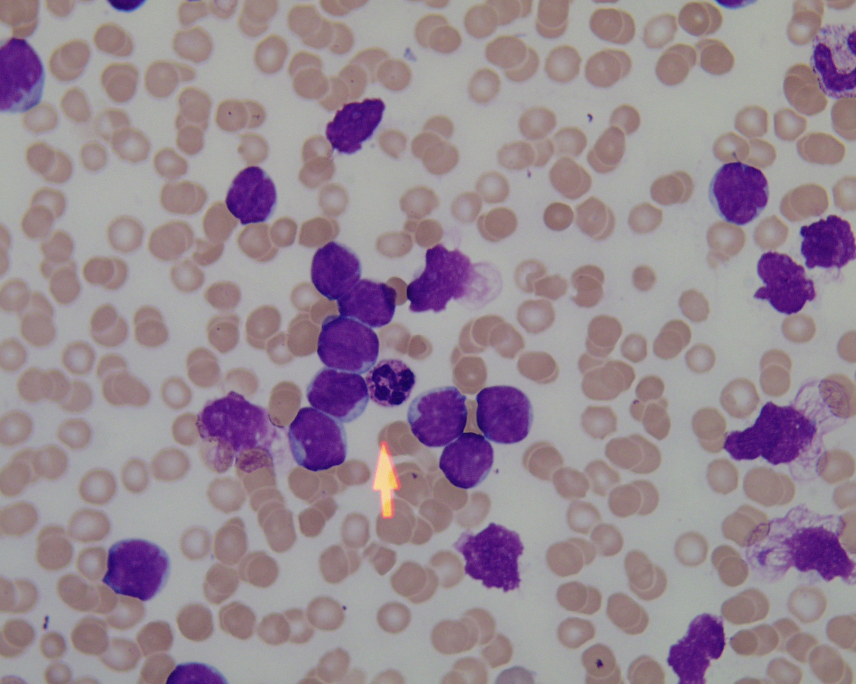
%> input picture Im019_1.jpg, 1712 x 1368 px (shown at 1/2 size)
$ octave --eval "result = ABC_MGF;"   (GNU Octave 9; MATLAB toolbox functions it lacks are replaced by stand-ins)
%> lines starting %> are read from the running program, lines starting %| are printed output that depends on the picture; in (x1, y1, x2, y2) boxes, pixels count from 0 and x2, y2 are one past the last pixel; in counts of white or black regions, pixels touching at a corner belong together; the program's own positions count from 1; long printed decimals are rounded
### HellingerDistance.m
%% It calculates Hellinger distance, based on: Distance, by Herve Abdi %%%%
%%%   Valentin Osuna-Enciso, CIC-IPN, Abril, 2012 %%%%%%%%%%%%%%%%%%%%%%%%%
function d=HellingerDistance(A,B)
rA=sqrt(A);
rB=sqrt(B);
d=(rA-rB).^2;
d=sum(d);
d=sqrt(d);

### calculateFitness.m
function fFitness=calculateFitness(F_x_)
fFitness=zeros(size(F_x_));
ind=find(F_x_>=0);
fFitness(ind)=1./(F_x_(ind)+1);
ind=find(F_x_<0);
fFitness(ind)=1+abs(F_x_(ind));

### ABC_MGF.m
% Artificial Bee Colony + Mixture of Gaussian Functions (ABC_MGF)  %%%%%%%%
% Valentin Osuna-Enciso, CIC-IPN, Abril, 2012 %%%%%%%%%%%%%%%%%%%%%%%%%%%%%
% Paper: Segmentation of blood cell images using evolutive Methods. %%%%%%%
% En esta version, utilizo distancia Hellinger en vez de distancia %%%%%%%%
% Euclideana. Mejores resultados, mejor convergencia, no es necesario el %%
% factor de penalizacion. %%%%%%%%%%%%%%%%%%%%%%%%%%%%%%%%%%%%%%%%%%%%%%%%%
function [temp k EvaluacioneFO tiempo]=ABC_MGF
%/* ABC algorithm coded using MATLAB language */
%/* Artificial Bee Colony (ABC) is one of the most recently defined algorit
%hms by Dervis Karaboga in 2005, motivated by the intelligent behavior of
%honey bees. Referance Papers:
%1)D. Karaboga,AN IDEA BASED ON HONEY BEE SWARM FOR NUMERICAL OPTIMIZATION,
%TECHNICAL REPORT-TR06, Erciyes University, Engineering Faculty, Computer
%Engineering Department 2005. 2)D. Karaboga, B. Basturk, A powerful and
%Efficient Algorithm for Numerical Function Optimization: Artificial Bee
%Colony (ABC) Algorithm, Journal of Global Optimization, Volume:39,Issue:3,
%pp:459-171, November 2007,ISSN:0925-5001 , doi: 10.1007/s10898-007-9149-x
%3)D. Karaboga, B. Basturk, On The Performance Of Artificial Bee Colony
%(ABC) Algorithm, Applied Soft Computing,Volume 8, Issue 1, January 2008,
%Pages 687-697. 4)D. Karaboga, B. Akay, A Comparative Study of Artificial
%Bee Colony Algorithm,  Applied Mathematics and Computation, 214, 108-132,
%2009.
%Copyright,2009,ErciyesUniversity,IntelligentSystemsResearchGroup,TheDept.
%of Computer Engineering. Contact:Dervis Karaboga (karaboga@erciyes.edu.tr)
%Bahriye Basturk Akay (bahriye@erciyes.edu.tr)
clear all
DB=imread('Im019_1.jpg');
%> DB is the input picture: size 1368x1712x3 uint8; mean R, G, B 151, 136.4, 147
numClases=3;    %Numero de clases que deseo obtener(a-priori)
DB=rgb2gray(DB);%Convierto a escala de grises
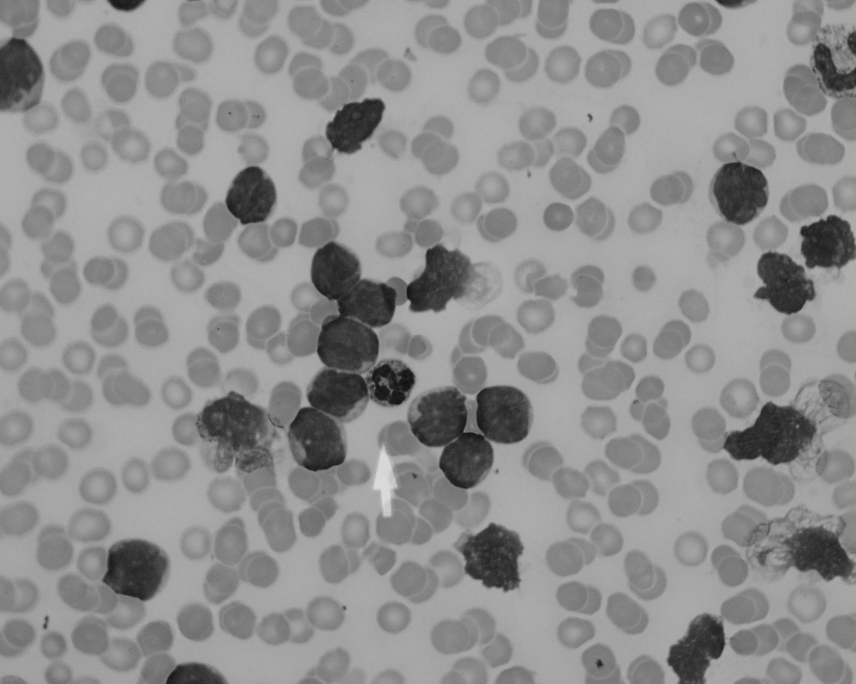
%> DB: size 1368x1712 uint8 (shown at 1/2 size); min 13, max 227, mean 142
H=imhist(DB);   %Calculo del Histograma
%> H = 256 values, max 101487 at index 169, min 0 at index 1, mean 9148.5
H=H/sum(H);     %Se normaliza Histograma experimental(suma de Hi=1)
%> H = 256 values, max 0.0433 at index 169, min 0 at index 1, mean 0.00391
Amax=max(H);    %Alturas maximas
%> Amax = 0.0433
L=size(H,1);    % Numero de niveles de gris
%> L = 256
% CONTROL PARAMETERS OF ABC ALGORITHM  %%%%%%%%%%%%%%%%%%%%%%%%%%%%%%%%%%%%
NP=90;          %The number of colony size (employed bees+onlooker bees)*/
FoodNumber=NP/2;%TheNumberOfFoodSourcesEqualsTheHalf of the colony size
%AFoodSourceWhichCouldn'tBeImprovedThrough"limit"trialsIsAbandonedByIts
limit=70; %employed bee.
Nmax=600; %/*The number of cycles for foraging {a stopping criteria}*/
%/* Problem specific variables*/
%objfun='Sphere'; %cost function to be optimized
D=numClases*3;  % Num de parametros de funciones Gaussianas(alt,med,desv)
x_high=[Amax;Amax;Amax;L-1;L-1;L-1;(L-1)/12;(L-1)/12;(L-1)/12];
%> x_high = [0.0433; 0.0433; 0.0433; 255; 255; 255; 21.25; 21.25; 21.25]
x_low=[0;0;0;1;1;1;0;0;0];x=[]; xp=0:1:255;
EvaluacioneFO=0;
for ind1=1:FoodNumber
    for ind2=1:D
        Foods(ind1,ind2)=(x_low(ind2,1)+rand()*...
           (x_high(ind2,1)-x_low(ind2,1)));
    end
    F_x_(ind1)=MGF(Foods(ind1,:)',H);
    EvaluacioneFO=EvaluacioneFO+1;
end
%> this loop made 45 passes
%> after the loop, EvaluacioneFO = 45; F_x_ = 45 values, max 1.9 at index 29, min 0.706 at index 18, mean 1.17
%Foods [FoodNumber][D]; /*Foods is the population of food sources.
%Each row of Foods matrix is a vector holding D parameters to be optimized.
%The number of rows of Foods matrix equals to the FoodNumber
%F_x_[FoodNumber];  /*f is a vector holding objective function values
%associated with food sources. Fitness[FoodNumber]; fitness is a vector
%holding fitness (quality) values associated with food sources*/
%trial[FoodNumber]; /*trial is a vector holding trial numbers through which
%solutions can not be improved. prob[FoodNumber]; /*prob is a vector
%holding probabilities of food sources (solutions) to be chosen*/
%solution [D]; /*New solution (neighbour) produced by
%v_{ij}=x_{ij}+\phi_{ij}*(x_{kj}-x_{ij}) j is a randomly chosen parameter
%and k is a randomlu chosen solution different from i.ObjValSol; Objective
%function value of new solution. FitnessSol; Fitness value of new solution
%neighbour, param2change; /*param2change corrresponds to j, neighbour
%corresponds to k in equation v_{ij}=x_{ij}+\phi_{ij}*(x_{kj}-x_{ij})*/
%GlobalMin; /*Optimum solution obtained by ABC algorithm*/
%GlobalParams[D]; /*Parameters of the optimum solution*/
%GlobalMins[runtime];GlobalMins holdsThe GlobalMin ofEach runInMultipleRuns
%GlobalMins=zeros(1,runtime);
% /*All food sources are initialized */
%/*Variables are initialized in the range [lb,ub]. If each parameter has
%different range, use arrays lb[j], ub[j] instead of lb and ub
% Range = repmat((ub-lb),[FoodNumber 1]);
% Lower = repmat(lb, [FoodNumber 1]);
% Foods = rand(FoodNumber,D) .* Range + Lower;
%F_x_=feval(objfun,Foods);
Fitness=calculateFitness(F_x_*10000);
%> in calculateFitness, `ind=find(F_x_>=0);`: ind = 45 values from 1 to 45
%> in calculateFitness, `ind=find(F_x_<0);`: ind = []
%> Fitness = 45 values, max 0.000142 at index 18, min 5.26e-05 at index 29, mean 9.03e-05
%reset trial counters
trial=zeros(1,FoodNumber);
%/*The best food source is memorized*/
BestInd=find(F_x_==min(F_x_));
%> BestInd = 18
BestInd=BestInd(end);
GlobalMin=F_x_(BestInd);
%> GlobalMin = 0.706
GlobalParams=Foods(BestInd,:);
%> GlobalParams = [0.0293 0.0366 0.0148 64.67 152.6 113.3 3.71 10.02 8.71]
k=1;
% rng('shuffle');
tic
while (k <= Nmax && GlobalMin>0.1186)
    %%%%%%%%% EMPLOYED BEE PHASE %%%%%%%%%%%%%%%%%%%%%%%%
    for ind1=1:(FoodNumber)
        %/*The parameter to be changed is determined randomly*/
        Param2Change=fix(rand*D)+1;
       %ArandomlyChosenSolutionIsUsedInProducingaMutantSolutionOfsolution i
       neighbour=fix(rand*(FoodNumber))+1;
        %/*Randomly selected solution must be different from the solution i
            while(neighbour==ind1)
                neighbour=fix(rand*(FoodNumber))+1;
            end;
       sol=Foods(ind1,:);
       %  /*v_{ij}=x_{ij}+\phi_{ij}*(x_{kj}-x_{ij}) */
       sol(Param2Change)=Foods(ind1,Param2Change)+...
           (Foods(ind1,Param2Change)-Foods(neighbour,Param2Change))*...
           (rand-0.5)*2;
       %IfGeneratedParameterValueIsOutOfBoundaries,ItIsShiftedOntoTheBounda
       ind=find(sol<x_low(:,1)');
       sol(ind)=x_low(ind,1)';
       ind=find(sol>x_high(:,1)');
       sol(ind)=x_high(ind,1)';
       %Evaluate new solution
       ObjValSol=MGF(sol',H);
       EvaluacioneFO=EvaluacioneFO+1;
       FitnessSol=calculateFitness(ObjValSol*10000);
       %GreedySelectionIsAppliedBetweenTheCurrentSolution i and its mutant
       %IfTheMutantSolutionIsBetterThanTheCurrent solution i, replace the
       %solution with the mutant and reset the trial counter of solution i
       if (FitnessSol>Fitness(ind1)) %¿>, o <? Originalmente >
          Foods(ind1,:)=sol;
          Fitness(ind1)=FitnessSol;
          F_x_(ind1)=ObjValSol;
          trial(ind1)=0;
       else
          %Ifsolution i can'tBeImproved,IncreaseTrialCounter
          trial(ind1)=trial(ind1)+1;
       end;
    end;
    % CalculateProbabilities %%%%%%%%%%%%%%%%%%%%%%%%%%%%%%%%%%%%%%%%%%%%%%
    % A food source is chosen with the probability which is proportioal to
    % its quality Different schemes can be used to calculate the
    % probability values. For example prob(i)=fitness(i)/sum(fitness) or
    % in a way used in the metod below prob(i)=a*fitness(i)/max(fitness)+b
    % probability values are calculated by using fitness values and
    % normalized by dividing maximum fitness value*/
    prob=(0.9.*Fitness./max(Fitness))+0.1;
    % ONLOOKER BEE PHASE %%%%%%%%%%%%%%%%%%%%%%%%%%%%%%%%%%%%%%%%%%%%%%%%%%
    ind1=1;
    t=0;
    while(t<FoodNumber)
        if(rand<prob(ind1))
            t=t+1;
            %/*The parameter to be changed is determined randomly*/
            Param2Change=fix(rand*D)+1;
    %ArandomlyChosenSolutionIsUsedInProducingaMutantSolutionOfTheSolution i
            neighbour=fix(rand*(FoodNumber))+1;
            %RandomlySelectedSolutionMustBeDifferentFromTheSolution i
            while(neighbour==ind1)
                neighbour=fix(rand*(FoodNumber))+1;
            end;
            sol=Foods(ind1,:);
            %  /*v_{ij}=x_{ij}+\phi_{ij}*(x_{kj}-x_{ij}) */
            sol(Param2Change)=Foods(ind1,Param2Change)+...
                (Foods(ind1,Param2Change)-Foods(neighbour,Param2Change))*...
                (rand-0.5)*2;
       %IfGeneratedParameterValueIsOutOfBoundaries,ItIsShiftedOntoTheBounda
        ind=find(sol<x_low(:,1)');
        sol(ind)=x_low(ind,1)';
        ind=find(sol>x_high(:,1)');
        sol(ind)=x_high(ind,1)';
        %Evaluate new solution
        ObjValSol=MGF(sol',H);
        EvaluacioneFO=EvaluacioneFO+1;
        FitnessSol=calculateFitness(ObjValSol*10000);
        %GreedySelectionIsAppliedBetweenTheCurrentSolution i and its mutant
        %If the mutant solution is better than the current solution i,
        %replaceTheSolutionWithTheMutantAndResetTheTrialCounterOfSolution i
            if (FitnessSol>Fitness(ind1))
                Foods(ind1,:)=sol;
                Fitness(ind1)=FitnessSol;
                F_x_(ind1)=ObjValSol;
                trial(ind1)=0;
            else
                %IfSolution ind1 can'tBeImproved,IncreaseIts trial counter
                trial(ind1)=trial(ind1)+1;
            end;
        end;
        ind1=ind1+1;
        if (ind1==(FoodNumber)+1)
            ind1=1;
        end;
    end;
    %/*The best food source is memorized*/
    ind=find(F_x_==min(F_x_));
    ind=ind(end);
    if (F_x_(ind)<GlobalMin)
         GlobalMin=F_x_(ind);
         GlobalParams=Foods(ind,:);
    end;
    %%%%%%%%%%%% SCOUT BEE PHASE %%%%%%%%%%%%%%%%%%%%%%%%%%%%%%%%%%%%%%%%%%
    %DetermineThe food sources whose trial counter exceeds the "limit"value
    %In Basic ABC, only one scout is allowed to occur in each cycle
    ind=find(trial==max(trial));
    ind=ind(end);
    if (trial(ind)>limit)
        trial(ind)=0;
        %sol=(ub-lb).*rand(1,D)+lb;
        for ind2=1:D
            sol(1,ind2)=(x_low(ind2,1)+rand()*...
           (x_high(ind2,1)-x_low(ind2,1)));
        end
        ObjValSol=MGF(sol',H);
        EvaluacioneFO=EvaluacioneFO+1;
        FitnessSol=calculateFitness(ObjValSol*10000);
        Foods(ind,:)=sol;
        Fitness(ind)=FitnessSol;
        F_x_(ind)=ObjValSol;
    end;
    %fprintf('Iter=%d F_x_=%g, Evaluaciones=%d\n',k,GlobalMin,EvaluacioneFO);
    k=k+1;
end % End of ABC
%> this loop made 89 passes
%> (GlobalMin, GlobalParams) on passes 2, 3, 4, 6, 8, 9, 13, 15, 16: (0.642, [0.0113 0.00957 0.028 80.39 46.8 161.6 0.837 2.14 16.54]), (0.638, [0.00529 0.00802 0.00537 54.49 150.1 111.6 0.578 11.71 2.16]), (0.622, [0.0113 0.00957 0.028 71.83 46.8 161.4 0.837 2.14 16.54]), (0.597, [0.0126 0.0362 0 141 155.6 140 17.31 10.88 20.48]), (0.531, [0 0.0201 0.0135 91.72 217.2 153.4 11.91 0.264 15.76]), (0.442, [0.0157 0.00392 0.0122 173.6 60.99 146.8 1.15 13.58 14.46]), (0.385, [0.0157 0.00392 0.0122 167.2 60.99 146.8 1.15 13.58 14.46]), (0.353, [0.0157 0.00392 0.0166 167.2 60.99 146.8 1.15 13.58 14.46]), (0.345, [0.0157 0.00392 0.0166 169.3 60.99 146.8 1.15 13.58 14.7])
%> GlobalMin on pass 7: 0.581
%> after the loop, EvaluacioneFO = 8055; F_x_ = 45 values, max 0.698 at index 42, min 0.117 at index 39, mean 0.348; Fitness = 45 values, max 0.000853 at index 39, min 0.000143 at index 42, mean 0.000322; GlobalMin = 0.117; GlobalParams = [0.0407 0.00294 0.0143 167.3 54.63 138 3.62 11.85 13.27]; k = 90; sol = [0.0145 0.00546 0.00841 144.3 55.18 167.6 18.52 8.99 4.01]; trial = 45 values, max 35 at index 4, min 0 at index 2, mean 5.11
fprintf('Iter=%d F_x_=%g, Evaluaciones=%d\n',k,GlobalMin,EvaluacioneFO);
%| Iter=90 F_x_=0.1172, Evaluaciones=8055
tiempo=toc;
%x_best=GlobalParams';
%GlobalMins(r)=GlobalMin;
grafica(GlobalParams',H,DB);
% [6 lines not run here, left out]
function grafica(x_best,H,DB)
    xp=0:1:255;
    valM1=round(x_best(4,1));valM2=round(x_best(5,1));valM3=round(x_best(6,1));
%> after `valM1=round(x_best(4,1))`: valM1 = 167
%> after `valM2=round(x_best(5,1))`: valM2 = 55
%> after `valM3=round(x_best(6,1))`: valM3 = 138
    valA1=x_best(1,1);valA2=x_best(2,1);valA3=x_best(3,1);
%> after `valA1=x_best(1,1)`: valA1 = 0.0407
%> after `valA2=x_best(2,1)`: valA2 = 0.00294
%> after `valA3=x_best(3,1)`: valA3 = 0.0143
    valDE1=x_best(7,1);valDE2=x_best(8,1);valDE3=x_best(9,1);
%> after `valDE1=x_best(7,1)`: valDE1 = 3.62
%> after `valDE2=x_best(8,1)`: valDE2 = 11.85
%> after `valDE3=x_best(9,1)`: valDE3 = 13.27
    [M ind1]=sort([valM1,valM2,valM3]);
%> M = [55 138 167]; ind1 = [2 3 1]
    if(ind1(1)==1)
        DE1=valDE1;A1=valA1;M1=valM1;
    elseif(ind1(1)==2)
        DE1=valDE2;A1=valA2;M1=valM2;
%> after `DE1=valDE2`: DE1 = 11.85
%> after `A1=valA2`: A1 = 0.00294
%> after `M1=valM2`: M1 = 55
    else
        DE1=valDE3;A1=valA3;M1=valM3;
    end
    if(ind1(2)==1)
        DE2=valDE1;A2=valA1;M2=valM1;
    elseif(ind1(2)==2)
        DE2=valDE2;A2=valA2;M2=valM2;
    else
        DE2=valDE3;A2=valA3;M2=valM3;
%> after `DE2=valDE3`: DE2 = 13.27
%> after `A2=valA3`: A2 = 0.0143
%> after `M2=valM3`: M2 = 138
    end
    if(ind1(3)==1)
        DE3=valDE1;A3=valA1;M3=valM1;
%> after `DE3=valDE1`: DE3 = 3.62
%> after `A3=valA1`: A3 = 0.0407
%> after `M3=valM1`: M3 = 167
    elseif(ind1(3)==2)
        DE3=valDE2;A3=valA2;M3=valM2;
    else
        DE3=valDE3;A3=valA3;M3=valM3;
    end
    Resultado=(A1*exp(-((xp-M1).^2)/(2*(DE1^2))))+...
        (A2*exp(-((xp-M2).^2)/(2*(DE2^2))))+...
        (A3*exp(-((xp-M3).^2)/(2*(DE3^2))));
%> Resultado = 256 values, max 0.042 at index 168, min 1.9e-19 at index 256, mean 0.00364
    plot(Resultado,'k--','LineWidth',2)%,Hold on,plot((ampli1*exp(-((x-media1).^2)/(2*(DE1^2))))),plot((ampli2*exp(-((x-media2).^2)/(2*(DE2^2))))),plot((ampli3*exp(-((x-media3).^2)/(2*(DE3^2)))))
    hold on
    plot(H,'r','LineWidth',2),figure
    plot((A3*exp(-((xp-M3).^2)/(2*(DE3^2)))),'k--','LineWidth',2),hold on
    plot((A2*exp(-((xp-M2).^2)/(2*(DE2^2)))),'k-.','LineWidth',2)
    plot((A1*exp(-((xp-M1).^2)/(2*(DE1^2)))),'k','LineWidth',2)
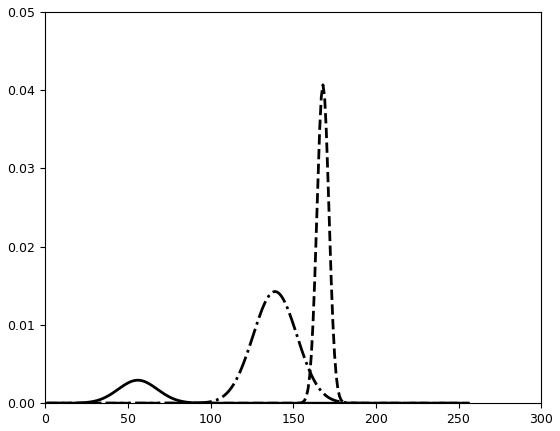
%> figure redrawn from the program's plot data; curve peaks at x = 168, y = 0.0407; curve peaks at x = 139, y = 0.0143; curve peaks at x = 56, y = 0.00294
    %plot(Resultado,'k'),title('Resultado')
%%%%%Realizo umbralizacion imagen escala de grises:%%%%%%%%%%%%%%%%%%%%%%%
    a1=(DE1^2)-(DE2^2);
%> a1 = -35.67
    a2=(DE2^2)-(DE3^2);
%> a2 = 163
    b1=2*((M1*(DE2^2))-(M2*(DE1^2)));
%> b1 = -19395.5
    b2=2*((M2*(DE3^2))-(M3*(DE2^2)));
%> b2 = -55214.1
    c1=((DE1*M2)^2)-((DE2*M1)^2)+(2*((DE1*DE2)^2)*log((DE2*A1)/(DE1*A2)));
%> c1 = 2069753.6
    c2=((DE2*M3)^2)-((DE3*M2)^2)+(2*((DE3*DE2)^2)*log((DE3*A2)/(DE2*A3)));
%> c2 = 4651981
    T1a=(-b1+sqrt((b1^2)-(4*a1*c1)))/(2*a1);
%> T1a = -635.2
    T1b=(-b1-sqrt((b1^2)-(4*a1*c1)))/(2*a1);
%> T1b = 91.36
    T2a=(-b2+sqrt((b2^2)-(4*a2*c2)))/(2*a2);
%> T2a = 181.1
    T2b=(-b2-sqrt((b2^2)-(4*a2*c2)))/(2*a2);
%> T2b = 157.5
    [fila columna]=size(DB);
%> fila = 1368; columna = 1712
    for ind1=1:fila
        for ind2=1:columna
            if (DB(ind1,ind2)<=T1b)&&(DB(ind1,ind2)>=0)
                DBsegmented(ind1,ind2)=0;
            elseif (DB(ind1,ind2,1)<=T2b)&&(DB(ind1,ind2)>T1b)
                DBsegmented(ind1,ind2)=.5;
            elseif(DB(ind1,ind2,1)>T2b)
                DBsegmented(ind1,ind2)=1;
            end
        end
    end
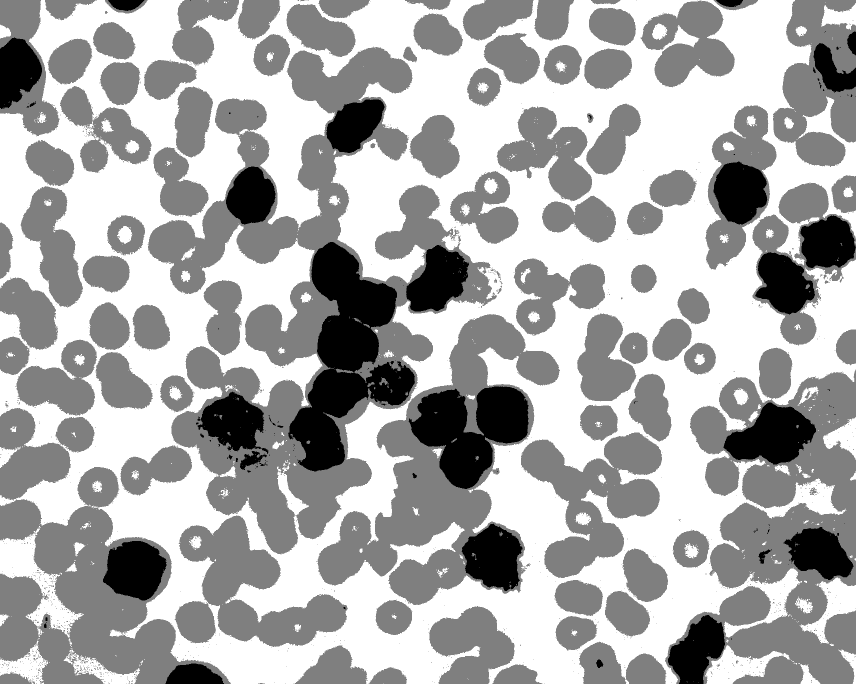
%> DBsegmented: size 1368x1712 double (shown at 1/2 size); min 0, max 1, mean 0.67
    figure,DBsegmented=mat2gray(DBsegmented);
    imshow(DBsegmented)
    %% Modified Hausdorff distance:
    %% Modified Hausdorff distance:
    AI=DBsegmented;
    BI=imread('Im248_0_GT.tif');
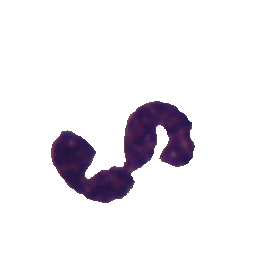
%> input picture Im248_0_GT.tif, 257 x 257 px
    BI=rgb2gray(BI(:,:,1:3));
%> BI: size 257x257 uint8
    BI=BI>=254;
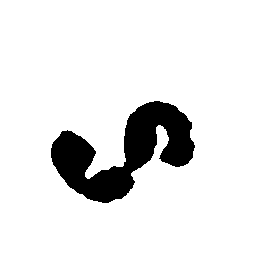
%> BI: size 257x257 logical; 90% white; 1 black region, box (x1, y1, x2, y2) and area: (51, 101, 195, 203) 6619
    [AIbordes t]=edge(AI,'canny',.1);
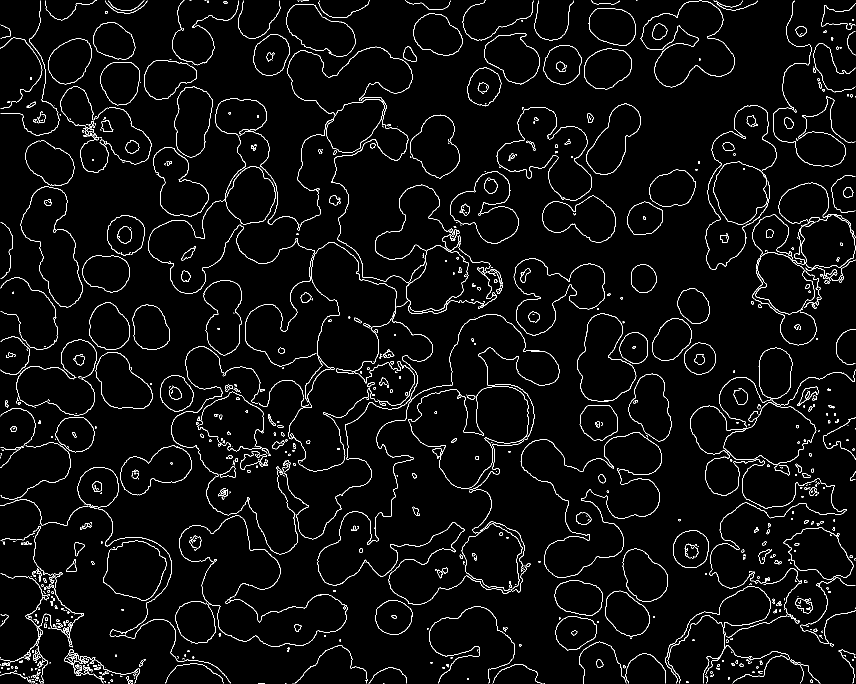
%> AIbordes: size 1368x1712 logical (shown at 1/2 size); 3.4% white in thin lines or dots
%> t = [0.04 0.1]
    [BIbordes t]=edge(BI,'canny',.1);
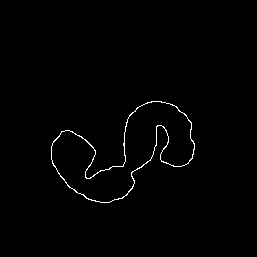
%> BIbordes: size 257x257 logical; 0.96% white in thin lines or dots, all inside (x1, y1, x2, y2) = (51, 101, 195, 203)
    [A(:,1) A(:,2)]=find(AIbordes);
    [B(:,1) B(:,2)]=find(BIbordes);
%> (the run ends here)
